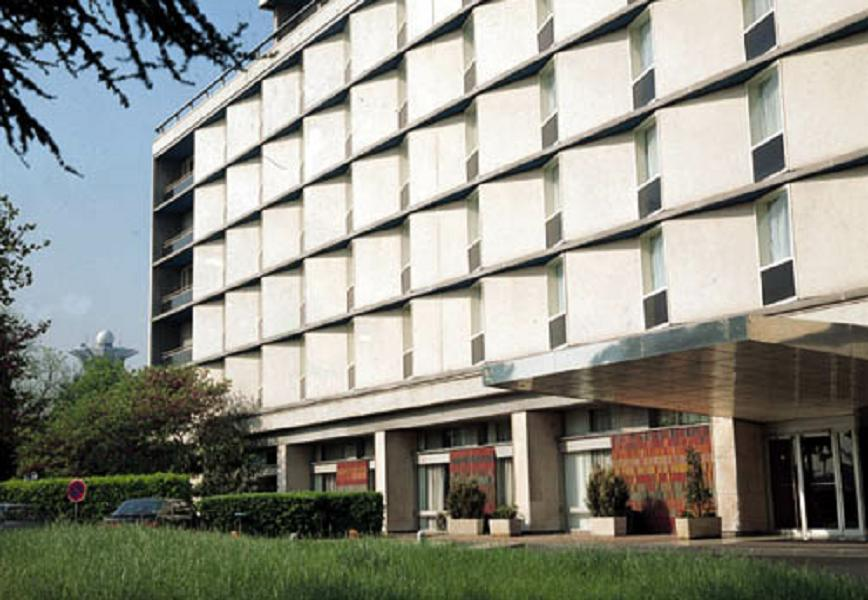
//> input picture imgdata/building.jpg, 868 x 600 px
$ ./5-2-5_Sobel   (built with g++ and OpenCV 4)
//> lines starting //> are read from the running program, lines starting //| are printed output that depends on the picture; after the words box and inside, x2 and y2 are one past the last pixel; in counts of white or black regions, pixels touching at a corner belong together
// C++ source file
/***********************************************
# Copyright (c) 2018, Wuhan
# All rights reserved.
#
# @Filename: 5-2-5_Sobel.cpp
# @Version：V1.0
# @Author: Frank Liu - frankliu624@gmail.com
# @Description: 基本边缘检测算子——Sobel
# @Create Time: 2018-10-07 13:01:52
# @Last Modified: 2018-10-07 13:01:52
***********************************************/
#include <opencv2/core/core.hpp>
#include <opencv2/highgui/highgui.hpp>
#include <opencv2/imgproc/imgproc.hpp>

using namespace cv;

/*********** 5-2. 非极大值抑制实现Sobel数值细化边缘 ************/

bool SobelVerEdge(Mat src, Mat& dst)
{
    CV_Assert(src.channels() == 1);
    src.convertTo(src, CV_32FC1);
    // 水平方向的Sobel算子
    Mat sobelX = (Mat_<float>(3,3) << -0.125, 0, 0.125,
                                       -0.25, 0, 0.25,
                                      -0.125, 0, 0.125);
    Mat ConResMat;   // 卷积运算结果
    // 卷积运算
    filter2D(src, ConResMat, src.type(), sobelX);
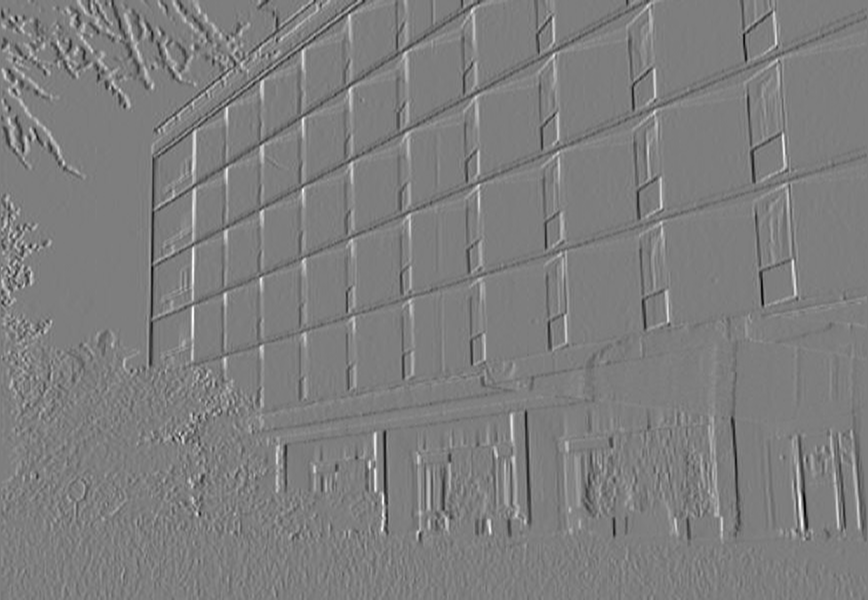
//> ConResMat: 600 rows x 868 cols, CV_32FC1; min -94.38, max 96.25, mean 0.1; drawn with min black and max white
    // 计算梯度的幅度
    Mat graMagMat;
    multiply(ConResMat, ConResMat, graMagMat);
    // 根据梯度幅度及参数设置阈值
    int scaleVal = 4;
    double thresh = scaleVal * mean(graMagMat).val[0];
//> thresh = 415.5
    Mat dstTempMat = Mat::zeros(graMagMat.size(), graMagMat.type());
    float* pDataMag = (float*)graMagMat.data;
    float* pDataDst = (float*)dstTempMat.data;
    const int nRows = ConResMat.rows;
//> nRows = 600
    const int nCols = ConResMat.cols;
//> nCols = 868
    for(int i = 1; i != nRows - 1; ++i)
    {
        for(int j = 1; j != nCols - 1; ++j)
        {
            // 计算改点梯度与水平或垂直梯度值的大小并比较结果
            bool b1 = pDataMag[i * nCols + j] > pDataMag[i * nCols +j -1];
            bool b2 = pDataMag[i * nCols + j] > pDataMag[i * nCols +j +1];
            bool b3 = pDataMag[i * nCols + j] > pDataMag[(i - 1) * nCols + j];
            bool b4 = pDataMag[i * nCols + j] > pDataMag[(i + 1) * nCols + j];
            // 判断领域梯度是否满足大于水平或垂直梯度的条件，
            // 并根据自适应阈值参数进行二值化
            pDataDst[i * nCols + j] = 255 * (pDataMag[i * nCols + j] > thresh && (b1 && b2 || b3 && b4));
        }
    }
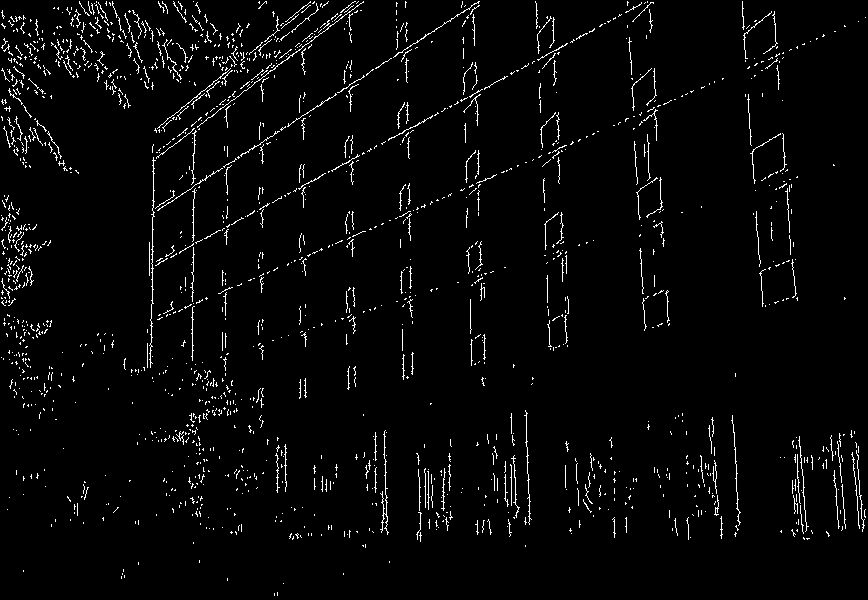
//> dstTempMat: 600 rows x 868 cols, CV_32FC1; 3.1% white in thin lines or dots
    dstTempMat.convertTo(dstTempMat, CV_8UC1);
//> dstTempMat: 600 rows x 868 cols, CV_8UC1; 3.1% white in thin lines or dots
    dst = dstTempMat.clone();
    return true;
}

/**************** 5-3. 图像直接卷积实现Sobel ********************/

bool sobelEdge(const Mat& src, Mat& dst, uchar threshold)
{
//> called with threshold = 100
    CV_Assert(src.channels() == 1);
    // 初始化水平核因子
    Mat sobelX = (Mat_<double>(3,3) << 1, 0, -1,
                                       2, 0, -2,
                                       1, 0, -1);
    // 初始化垂直核因子
    Mat sobelY = (Mat_<double>(3,3) << 1, 2, 1,
                                       0, 0, 0,
                                       -1, -2, -1);
    dst = Mat::zeros(src.rows - 2, src.cols - 2, src.type());
    double edgeX = 0, edgeY = 0, graMag = 0;
    for(int k = 1; k < src.rows - 1; ++k)
    {
        for(int n = 1; n < src.cols - 1; ++n)
        {
            edgeX = 0;
            edgeY = 0;
            // 遍历计算水平和垂直梯度
            for(int i = -1; i <= 1; ++i)
            {
                for(int j = -1; j <= 1; ++j)
                {
                    edgeX += src.at<uchar>(k+i, n+j) * sobelX.at<double>(i+1, j+1);
                    edgeY += src.at<uchar>(k+i, n+j) * sobelY.at<double>(i+1, j+1);
                }
            }
            // 计算梯度模长
            graMag = sqrt(pow(edgeX, 2) + pow(edgeX, 2));
            // 二值化
            dst.at<uchar>(k-1, n-1) = graMag > threshold? 255 : 0;
        }
    }
//> this loop made 598 passes
//> (edgeX, edgeY, graMag) on passes 1 to 3: (-1, -3, 1.41), (2, -12, 2.83), (1, 7, 1.41)
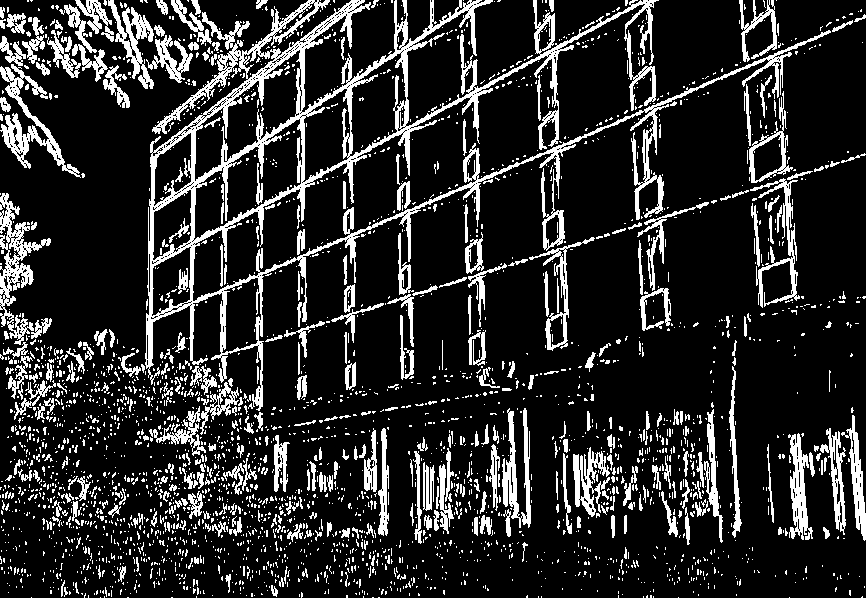
//> dst: 598 rows x 866 cols, CV_8UC1; 16.9% white; 3051 white regions (2684 under 20 px), largest, box (x1, y1, x2, y2) and area: (145, 0, 831, 411) 27010, (0, 193, 51, 345) 2244, (0, 64, 81, 178) 2094
//> after the loop, edgeX = -2; edgeY = 32; graMag = 2.83
    return true;
}

/************* 5-4. 图像卷积实现Sobel非极大值抑制 **************/

bool sobelOptaEdge(const Mat& src, Mat& dst, int flag)
{
//> called with flag = 2
    CV_Assert(src.channels() == 1);
    // 初始化Sobel水平核因子
    Mat sobelX = (Mat_<double>(3,3) << 1, 0, -1,
                                       2, 0, -2,
                                       1, 0, -1);
    // 初始化Sobel垂直核因子
    Mat sobelY = (Mat_<double>(3,3) << 1, 2, 1,
                                       0, 0, 0,
                                       1, -2, -1);
    // 计算水平与垂直卷积
    Mat edgeX, edgeY;
    filter2D(src, edgeX, CV_32F, sobelX);
    filter2D(src, edgeY, CV_32F, sobelY);
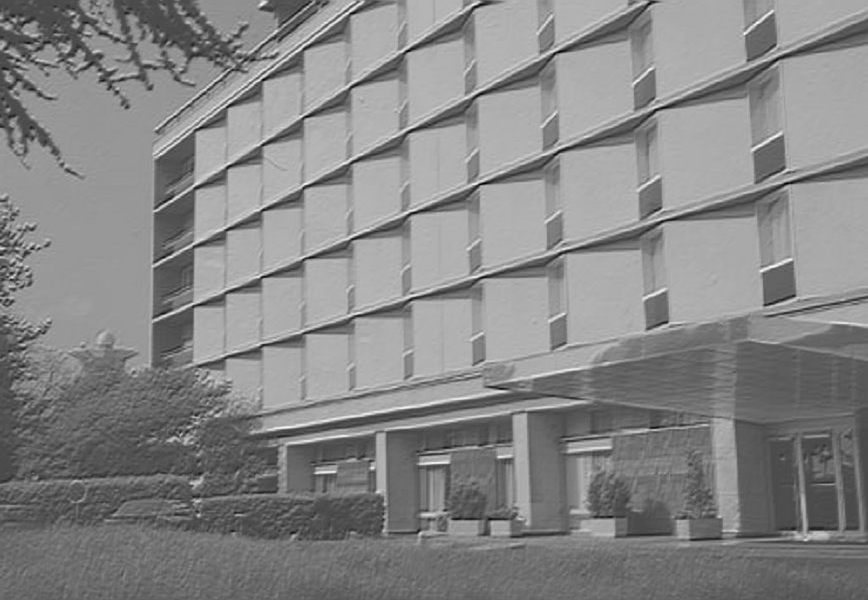
//> edgeY: 600 rows x 868 cols, CV_32FC1; min -358, max 861, mean 285.4; drawn with min black and max white
    // 根据传入参数确定计算水平或垂直边缘
    int paraX = 0, paraY = 0;
    switch(flag)
    {
    case 0:
        paraX = 1;
        paraY = 0;
        break;
    case 1:
        paraX = 0;
        paraY = 1;
        break;
    case 2:
        paraX = 1;
        paraY = 1;
        break;
    default: break;
    }
    edgeX = abs(edgeX);
    edgeY = abs(edgeY);
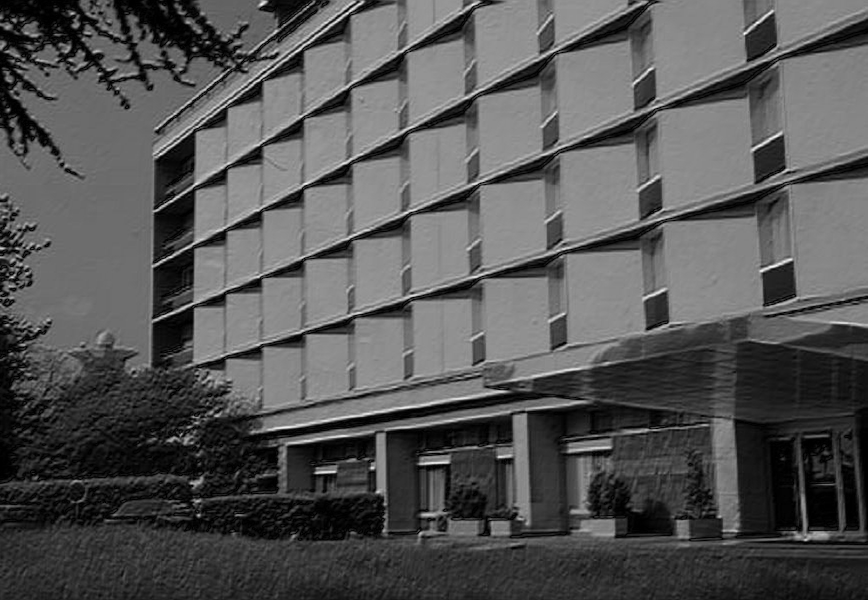
//> edgeY: 600 rows x 868 cols, CV_32FC1; 3.72% of pixels changed, all inside (x1, y1, x2, y2) = (0, 1, 868, 549); drawn with min black and max white
    Mat graMagMat = paraX * edgeX.mul(edgeX) + paraY * edgeY.mul(edgeY);
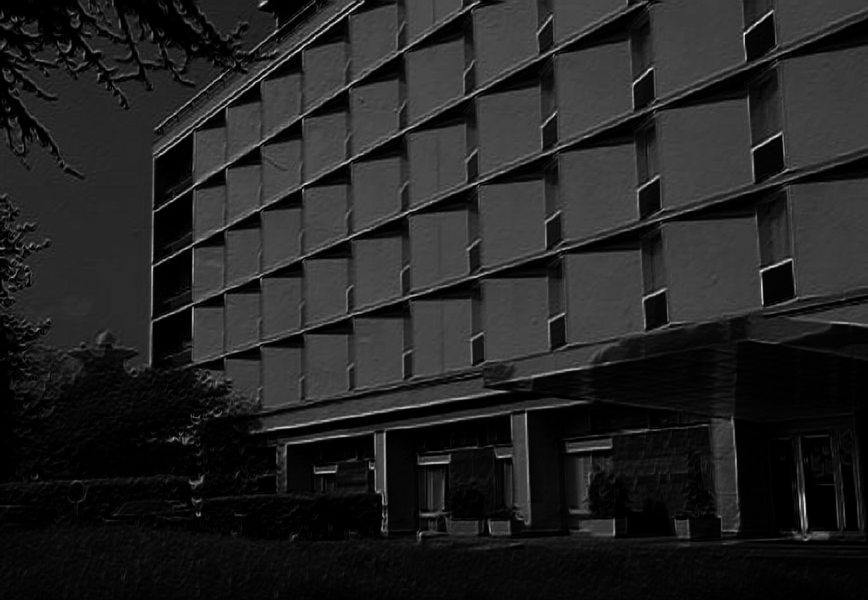
//> graMagMat: 600 rows x 868 cols, CV_32FC1; min 0, max 856456, mean 119990.6; drawn with min black and max white
    // 计算阈值
    int scaleVal = 4;
    double thresh = scaleVal * mean(graMagMat).val[0];
//> thresh = 479962.5
    dst = Mat::zeros(src.size(), src.type());
    for(int i = 1; i < src.rows - 1; ++i)
    {
        float* pDataEdgeX = edgeX.ptr<float>(i);
        float* pDataEdgeY = edgeY.ptr<float>(i);
        float* pDataGraMag = graMagMat.ptr<float>(i);
        // 阈值化和极大值抑制
        for(int j = 1; j < src.cols - 1; ++j)
        {
            // 判断当前邻域梯度是否大于阈值与大于水平或垂直梯度
            if(pDataGraMag[j] > thresh && (
            (pDataEdgeX[j] > paraX * pDataEdgeY[j] &&
             pDataGraMag[j] > pDataGraMag[j-1] &&
             pDataGraMag[j] > pDataGraMag[j+1]) ||
            (pDataEdgeY[j] > paraY * pDataEdgeX[j] &&
             pDataGraMag[j] > pDataGraMag[j-1] &&
             pDataGraMag[j] > pDataGraMag[j+1])))
                dst.at<uchar>(i,j) = 255;
        }
    }
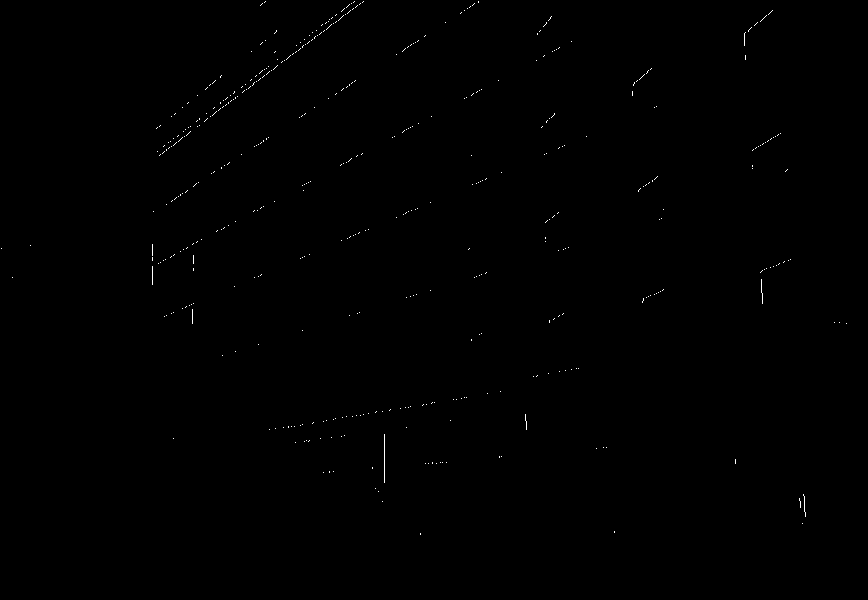
//> dst: 600 rows x 868 cols, CV_8UC1; 0.19% white in thin lines or dots, all inside (x1, y1, x2, y2) = (1, 1, 847, 535)
    return true;
}

//test
int main()
{
    Mat srcImg = imread("../../imgdata/building.jpg", 0);
    if(srcImg.empty())
        return -1;
    imshow("srcImage", srcImg);
    Mat resultImg;
    // 方法1：非极大值抑制细化竖直Sobel检测
    SobelVerEdge(srcImg, resultImg);
    imshow("SobelVerEdge", resultImg);
    Mat resultImg2;
    // 方法2：图像直接卷积实现Sobel检测
    sobelEdge(srcImg, resultImg2, 100);
    imshow("sobelEdge", resultImg2);
    Mat resultImg3;
    int flag = 2;
    // 方法3：图像卷积下非极大值抑制
    sobelOptaEdge(srcImg, resultImg3, flag);
    imshow("sobelOptaEdge", resultImg3);
    waitKey(0);
    return 0;
}

$ run again, with imgdata/HappyFish.jpg copied over imgdata/building.jpg
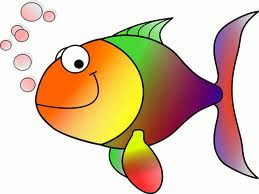
//> input picture imgdata/HappyFish.jpg, 259 x 194 px
//> in SobelVerEdge, `double thresh = scaleVal * mean(graMagMat).val[0];`: thresh = 1340.1
//> the loop in sobelEdge, `for(int k = 1; k < src.rows - 1; ++k)` made 192 passes
//> (edgeX, edgeY, graMag) on passes 1 to 3: (0, 0, 0), (0, 0, 0), (0, 0, 0)
//> after the loop in sobelEdge, `for(int k = 1; k < src.rows - 1; ++k)`: edgeX = 0
//> in sobelOptaEdge, `double thresh = scaleVal * mean(graMagMat).val[0];`: thresh = 856506
//> after the loop in sobelOptaEdge, `for(int i = 1; i < src.rows - 1; ++i)`:
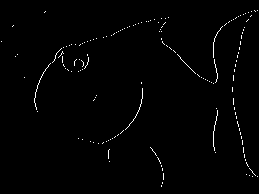
//> dst: 194 rows x 259 cols, CV_8UC1; 1.1% white in thin lines or dots
